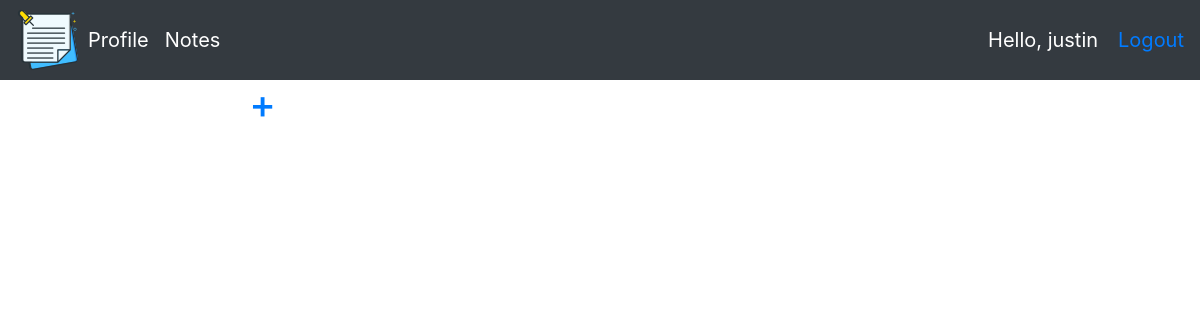
The page / (signed in) on the database as committed earlier.
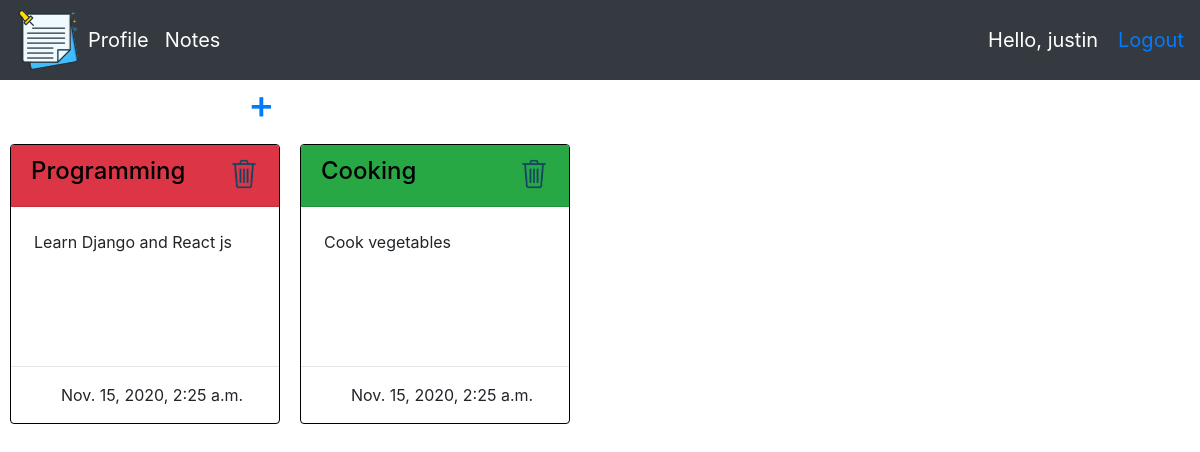
The same page on the database as committed later.
### noteApp/models.py (models this page shows, shortened)
class Note(models.Model):
    colors = [
        ("bg-danger","Red"),
        ("bg-info","Teal"),
        ("bg-success","Green"),
        ("bg-warning","Yellow"),
    ]
    title = models.CharField(max_length=200, null=True)
    description = models.TextField(max_length=200)
    date_created = models.DateTimeField(auto_now_add=True)
    color = models.CharField(max_length=10,choices=colors,default="Teal")
    user = models.ForeignKey(User, on_delete=models.CASCADE, null=True)

### noteApp/decorators.py (the view)
        def wrapper_func(request, *args, **kwargs):
            group = None
            if request.user.groups.exists():
                group = request.user.groups.all()[0].name
            if group in allowed_roles:
                return view_func(request, *args, **kwargs)
            else:
                return HttpResponse("You are not authorized to view this page")

### noteApp/views.py (called while the page is built)
@login_required(login_url='loginPage')
@allowed_users(allowed_roles=['user','admin'])
def notes(request):
    un = request.user
    notes = Note.objects.all().filter(user=un)
    notes_num = notes.count()
    context = {
        "notes":notes,
        "notes_num":notes_num,
    }
    return render(request, "noteApp/notes.html", context)

### noteApp/templates/noteApp/notes.html (shortened to what this page needs)
{% extends 'noteApp/base.html' %}
{% load static %}
{% block content %}
<span class="createNoteLink"><h1 id="myNotes">My Notes ({{notes_num}}) </h1></span>
<span class="createNoteLink"><a href="{% url 'createNote' %}"><h1> + </h1></a></span>
<div style="clear: both;">
    {% for note in notes %}
        <div class="card">
            <div class="card-header {{note.color}}"><a id="noteHeader" href="{% url 'editNote' note.id %}"><h4>{{note.title}}</h4></a>
                <a href="{% url 'deleteNote' note.id %}"><img id="deleteImg" src="{% static '/images/trash.png' %}"></a></div>
            <div class="card-body">
                <p class="card-text">{{note.description}}</p>
            </div>
            <hr>
            <div>
                <p id="dateText">{{note.date_created}}</p>
            </div>
        </div>
    {% endfor %}
</div>
{% endblock %}

### noteApp/templates/noteApp/base.html (shortened to what this page needs)
{% load static %}
<!DOCTYPE html>
<html lang="en">
<head>
    <link rel="stylesheet" href="https://maxcdn.bootstrapcdn.com/bootstrap/4.0.0/css/bootstrap.min.css">
    <link rel="stylesheet" href="{% static '/css/main.css' %}">
</head>
<body >
    {% include 'noteApp/navbar.html' %}
    {% block content %}
    {% endblock %}
</body>
</html>

### noteApp/templates/noteApp/navbar.html (shortened to what this page needs)
{% load static %}
<nav class="navbar navbar-expand-lg navbar-dark bg-dark">
    <a href="{% url 'notes' %}"><img src="{% static 'images/logo.png' %}"></a>
    <div class="collapse navbar-collapse" id="navbarNav">
      <ul class="navbar-nav">
        <li class="nav-item active">
          <a class="nav-link" href="{% url 'profile' %}">Profile</a>
        </li>
        <li class="nav-item active">
          <a class="nav-link" href="{% url 'notes' %}">Notes</a>
        </li>
      </ul>
    </div>
    <span id="hello-msg">Hello, {{request.user}}</span>
    <span><a class="hello-msg" href="{% url 'logoutPage' %}">Logout</a></span>
  </nav>

### static/css/main.css (style rules this page uses)
hr { clear:left; }
.card { float: left; margin-right: 10px; margin-left: 10px; margin-top: 8px; margin-bottom: 20px; width: 270px; height: 280px; max-height: 280px; border-color: black; }
#deleteImg { max-width: 38px; position: absolute; top: 10px; right: 16px }
.card-body { overflow: auto; }
.card-text { padding: 3px; }
#noteHeader { color: black; }
#dateText { padding-left: 50px; }
.createNoteLink { float: left; color: white; }
.navbar { font-size: 20px; }

### noteApp/templates/noteApp/navbar.html (style rules this page uses)
#hello-msg { font-size: 20px; color: #fff; margin-right: 20px; }
.hello-msg { float: right; }

Rows that differ between the two databases and show on the page:
added Note: title "Programming", description "Learn Django and React js", date_created "Nov. 15, 2020, 2:25 a.m."
added Note: title "Cooking", description "Cook vegetables", date_created "Nov. 15, 2020, 2:25 a.m."
